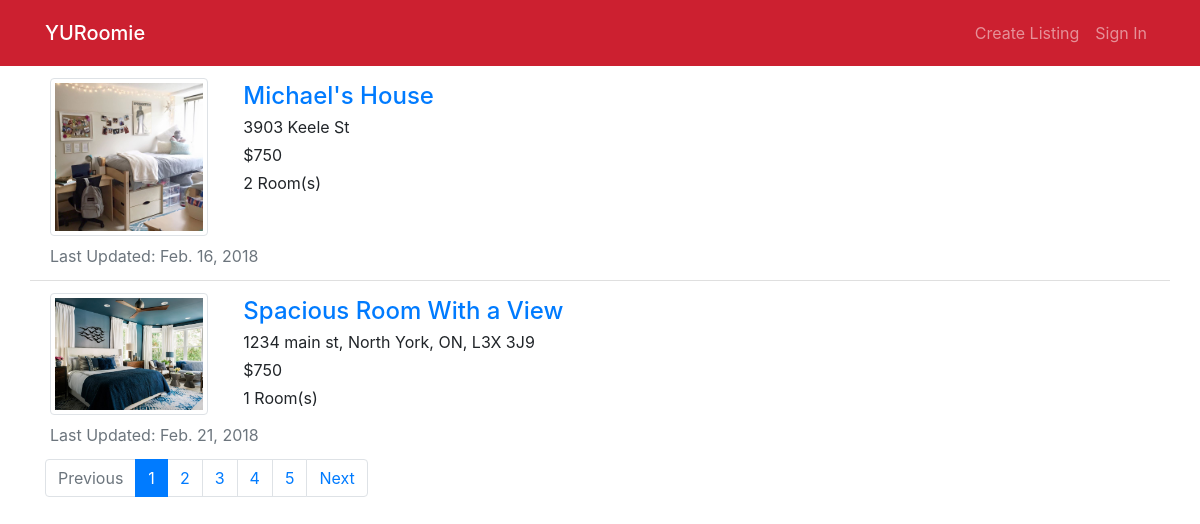
The page /browse/ on the database its author committed.
### home/models.py (models this page shows, shortened)
class Room(models.Model):
    host_name = models.CharField(max_length=50)
    address = models.CharField(max_length=100)
    property_name = models.CharField(max_length=30, default="")
    description = models.TextField(default="", blank=True)
    cost = models.PositiveIntegerField(default=0)
    visits = models.PositiveIntegerField(default=0)
    property_type_options = (('a', 'apartment'),
                                ('c', 'condo'),
                                ('t', 'townhouse'),
                                ('h', 'house'))
    property_type = models.CharField(choices=property_type_options, max_length=10)
    number_of_rooms = models.PositiveSmallIntegerField()
    garages = models.PositiveSmallIntegerField()
    creator_id = models.PositiveIntegerField()
    creator_email = models.CharField(max_length=50)
    creator_phone = models.CharField(max_length=10, default="", blank=True)
    creator_gender = models.CharField(max_length=10)
    last_updated = models.DateTimeField(auto_now_add=True)

class RoomImage(models.Model):
    room = models.ForeignKey(Room, on_delete=models.CASCADE)
    image = models.ImageField()

### home/views.py (the view)
# urls.py: path('browse/', views.browse_rooms, name='browse'),
def browse_rooms(request):
    rooms_list = Room.objects.all()
    paginator = Paginator(rooms_list, 2)
    page = request.GET.get('page')
    try:
        rooms = paginator.page(page)
    except PageNotAnInteger:
        rooms = paginator.page(1)
    except EmptyPage:
        page = paginator.page(paginator.num_pages)
    return render(request, 'home/browse.html', {'page': page, 'rooms': rooms})

### home/templates/home/browse.html
{% extends 'home/base.html'%}
{% block body %}
<div class="row">
    <div class="list-group list-group-flush">
    {% for room in rooms %}
    <div class="list-group-item">
        <div class="row">
          <div class="col-12 col-md-2">
            <a href="{% url 'detail' room.id %}">
                <div class="img-thumbnail">
                    <img src="{{ room.roomimage_set.all.0.image.url }}" alt="pic" >
                </div>
            </a>
          </div>
          <div class="pl-3 col-12 col-md-10">
                <a href="{% url 'detail' room.id %}"><h4 class="card-title m-1" >{{ room.property_name }}</h4></a>
                <p class="m-1">{{ room.address}}</p>
                <p class="m-1">${{ room.cost}}</p>
                <p class="m-1">{{ room.number_of_rooms}} Room(s)</p>
          </div>
        </div>
        <p class="text-muted m-0 pt-2">Last Updated: {{room.last_updated.date}}</p>
      </div>
      {% endfor %}
    </div>
  </div>
  <div class="row" id="pagination-navbar">
    {% if rooms.has_other_pages %}
    <nav class="align-bottom" aria-label="...">
        <ul class="pagination">
            {% if rooms.has_previous %}
                <li class="page-item"><a class="page-link" href="?page={{ rooms.previous_page_number }}">Previous</a></li>
            {% else %}
                <li class="page-item disabled"><a class="page-link" href="#">Previous</a></li>
            {% endif %}
            {% for i in rooms.paginator.page_range %}
                {% if rooms.number == i %}
                    <li class="page-item active"><a class="page-link" href="#">{{ i }}</a></li>
                {% else %}
                    <li class="page-item"><a class="page-link" href="?page={{ i }}">{{ i }}</a></li>
                {% endif %}
            {% endfor %}
            {% if rooms.has_next %}
                <li class="page-item"><a class="page-link" href="?page={{ rooms.next_page_number }}">Next</a></li>
            {% else %}
                <li class="page-item disabled"><a class="page-link" href="#">Next</a></li>
            {% endif %}
        </ul>
    </nav>
    {% endif %}
  </div>
{% endblock %}

### home/static/home/css/home.css (style rules this page uses)
img { width: 100%; }
#pagination-navbar { padding-left: 15px; }

### rows shown on the page
Room: roomimage_set.all.0.image (picture), property_name "Michael's House", address "3903 Keele St", cost "750", number_of_rooms "2", last_updated "Feb. 16, 2018"
Room: roomimage_set.all.0.image (picture), property_name "Spacious Room With a View", address "1234 main st, North York, ON, L3X 3J9", cost "750", number_of_rooms "1", last_updated "Feb. 21, 2018"

### other values the page prints
{{ i }} "1"
{{ i }} "2" "3" "4" "5"
